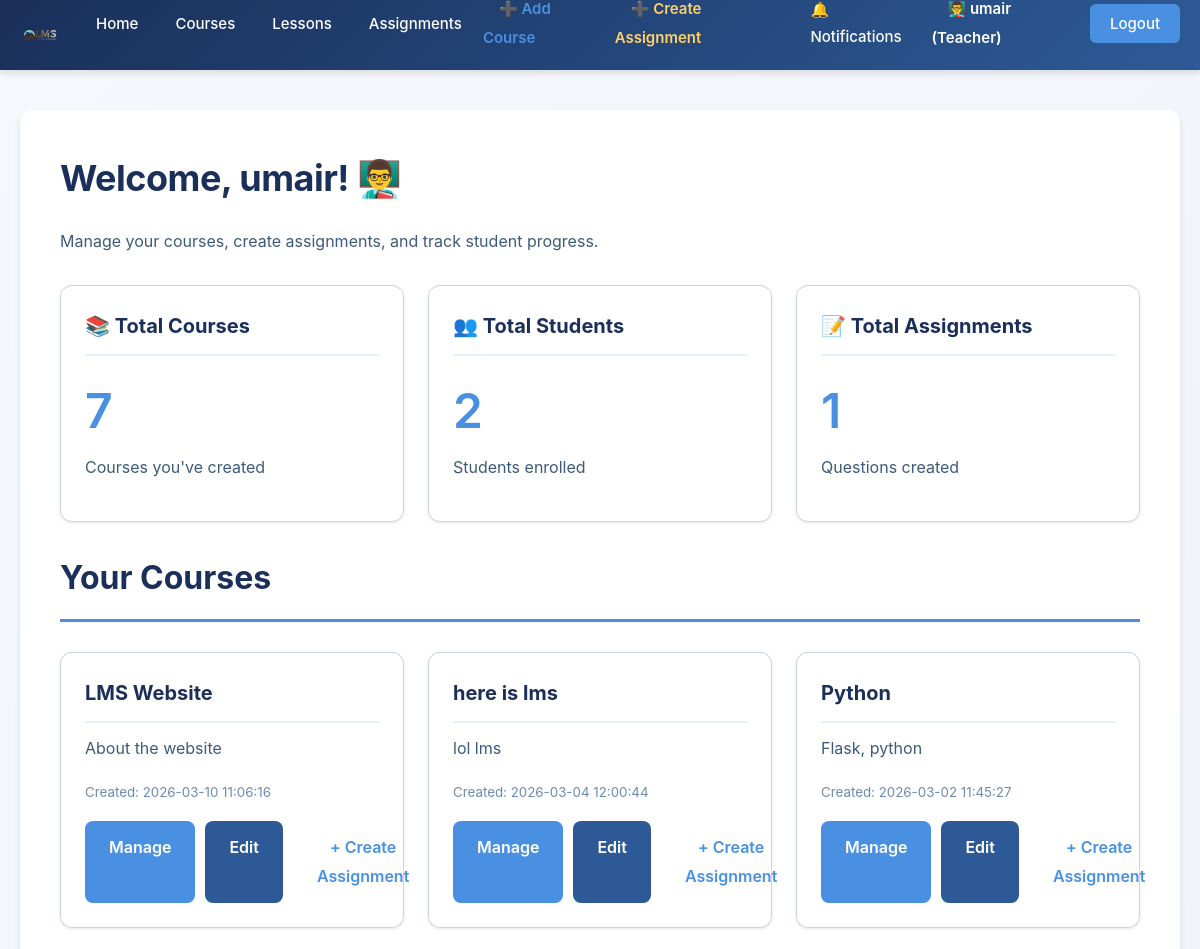
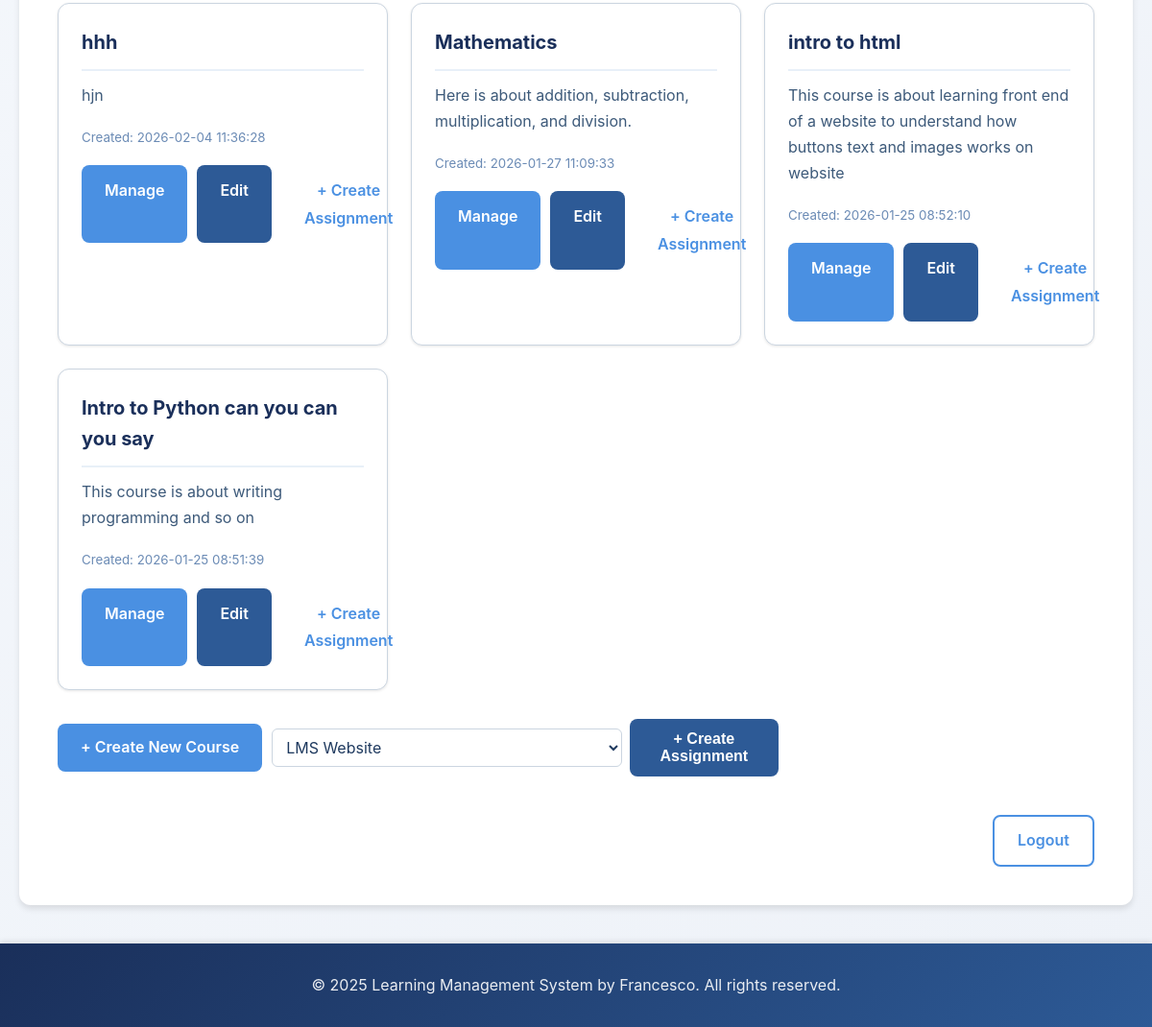
The app's page /teacher_dashboard (signed in) with its own data (2 pictures, top to bottom).
### tables this page shows
CREATE TABLE courses (
            -- Unique identifier for each course
            id INTEGER PRIMARY KEY AUTOINCREMENT,
            -- Unique course ID number
            course_id INTEGER,
            -- Course title (must be unique)
            title TEXT NOT NULL UNIQUE,
            -- Description of what the course covers
            description TEXT,
            -- ID of the teacher who created this course
            teacher_id INTEGER,
            -- Timestamp when course was created
            created_at TIMESTAMP DEFAULT CURRENT_TIMESTAMP, course_type TEXT DEFAULT 'Self-Paced', duration TEXT DEFAULT 'Flexible', level TEXT DEFAULT 'Beginner',
            -- Foreign key linking to the teacher user
            FOREIGN KEY (teacher_id) REFERENCES users(id)
        );

### app.py (the view)
@app.route("/teacher_dashboard")
def teacher_dashboard():
    if 'user_id' not in session:
        return redirect(url_for('login'))
    if session.get('role') != 'teacher':
        return redirect(url_for('home'))
    conn = None
    try:
        conn = get_db_connection()
        cursor = conn.cursor()
        cursor.execute("""
            SELECT id, title, description, created_at
            FROM courses
            WHERE teacher_id = ?
            ORDER BY created_at DESC
        """, (session['user_id'],))
        my_courses = cursor.fetchall()
        cursor.execute("""
            SELECT COUNT(DISTINCT e.student_id) as count
            FROM enrollments e
            JOIN courses c ON e.course_id = c.id
            WHERE c.teacher_id = ?
        """, (session['user_id'],))
        total_students = cursor.fetchone()['count']
        cursor.execute("""
            SELECT COUNT(m.id) as count
            FROM msqs m
            JOIN topics t ON m.topic_id = t.id
            JOIN courses c ON t.course_id = c.id
            WHERE c.teacher_id = ?
        """, (session['user_id'],))
        total_assignments = cursor.fetchone()['count']
        welcome = session.pop('welcome', None)
        return render_template('teacher_dashboard.html',
                             my_courses=my_courses,
                             total_students=total_students,
                             total_assignments=total_assignments,
                             full_name=session.get('full_name'),
                             welcome=welcome)
    except Exception as e:
        return render_template('teacher_dashboard.html', my_courses=[], error='Error loading courses')
    finally:
        if conn:
            conn.close()

### app.py (called while the page is built)
def get_db_connection(db_name="lms.db"):
    conn = sqlite3.connect(db_name)
    conn.row_factory = sqlite3.Row
    return conn

### templates/teacher_dashboard.html (shortened to what this page needs)
{% extends 'base.html' %}
{% block content %}
    <h1>Welcome, {{ full_name }}! 👨‍🏫</h1>
    <p>Manage your courses, create assignments, and track student progress.</p>
    <div class="grid mt-30">
        <div class="card">
            <div class="card-header">📚 Total Courses</div>
            <div class="card-body">
                <h2 style="color: var(--accent-blue); font-size: 48px; margin: 0;">{{ my_courses | length }}</h2>
                <p>Courses you've created</p>
            </div>
        </div>
        <div class="card">
            <div class="card-header">👥 Total Students</div>
            <div class="card-body">
                <h2 style="color: var(--accent-blue); font-size: 48px; margin: 0;">{{ total_students or 0 }}</h2>
                <p>Students enrolled</p>
            </div>
        </div>
        <div class="card">
            <div class="card-header">📝 Total Assignments</div>
            <div class="card-body">
                <h2 style="color: var(--accent-blue); font-size: 48px; margin: 0;">{{ total_assignments or 0 }}</h2>
                <p>Questions created</p>
            </div>
        </div>
    </div>
    <div class="section mt-30">
        <h2 class="section-title">Your Courses</h2>
        {% if my_courses %}
            <div class="grid">
                {% for course in my_courses %}
                    <div class="card">
                        <div class="card-header">{{ course.title }}</div>
                        <div class="card-body">
                            <p>{{ course.description or 'No description available' }}</p>
                            <p class="text-muted"><small>Created: {{ course.created_at or 'Unknown' }}</small></p>
                            <div style="display: flex; gap: 10px; margin-top: 15px;">
                                <a href="{{ url_for('manage_course', course_id=course.id) }}" class="btn btn-primary" style="flex: 1; text-align: center;">Manage</a>
                                <a href="{{ url_for('manage_course', course_id=course.id) }}" class="btn btn-secondary" style="flex: 1; text-align: center;">Edit</a>
                                <a href="{{ url_for('create_assignment', course_id=course.id) }}" class="btn btn-tertiary" style="flex: 1; text-align: center;">+ Create Assignment</a>
                            </div>
                        </div>
                    </div>
                {% endfor %}
            </div>
        {% else %}
            <p class="text-muted">You haven't created any courses yet.</p>
        {% endif %}
        <div id="create-assignment" style="display: flex; gap: 10px; align-items: center; margin-top: 20px;">
            <a href="{{ url_for('create_course') }}" class="btn btn-primary">+ Create New Course</a>
            {% if my_courses %}
                <form id="createAssignmentForm" style="display: flex; gap: 8px; align-items: center;">
                    <select id="assignmentCourseSelect" style="padding: 8px 10px; border-radius:6px; border:1px solid var(--border-color);">
                        {% for course in my_courses %}
                            <option value="{{ course.id }}">{{ course.title }}</option>
                        {% endfor %}
                    </select>
                    <button type="button" id="createAssignmentBtn" class="btn btn-secondary">+ Create Assignment</button>
                </form>
            {% else %}
                <span style="color: var(--medium-text);">Create a course first to add assignments.</span>
            {% endif %}
        </div>
    </div>
    <div style="margin-top: 30px; text-align: right;">
        <a href="{{ url_for('logout') }}" class="btn btn-outline">Logout</a>
    </div>
{% endblock %}

### static/style.css (style rules this page uses)
:root { --primary-navy: #1a2f5a; --primary-blue: #2d5a96; --accent-blue: #4a90e2; --light-blue: #e8f0f8; --dark-text: #1f3a5f; --medium-text: #3d5a7a; --light-text: #6b8bb5; --white: #ffffff; --bg-light: #f5f8fc; --bg-lighter: #eef2f8; --border-color: #cbd5e0; --shadow-sm: 0 1px 3px rgba(0, 0, 0, 0.1); --shadow-md: 0 4px 6px rgba(0, 0, 0, 0.1); --shadow-lg: 0 10px 20px rgba(0, 0, 0, 0.15); --transition: all 0.3s ease; }
* { margin: 0; padding: 0; box-sizing: border-box; }
html, body { height: 100%; }
body { font-family: -apple-system, BlinkMacSystemFont, 'Segoe UI', 'Roboto', 'Oxygen', 'Ubuntu', 'Cantarell', 'Fira Sans', 'Droid Sans', 'Helvetica Neue', sans-serif; background: linear-gradient(135deg, #f5f8fc 0%, #eef2f8 100%); color: var(--dark-text); font-size: 16px; line-height: 1.6; min-height: 100vh; display: flex; flex-direction: column; }
body { display: flex; flex-direction: column; }
h1 { color: var(--primary-navy); font-size: 36px; font-weight: 700; margin-bottom: 20px; letter-spacing: -0.5px; }
h2 { color: var(--primary-blue); font-size: 28px; font-weight: 600; margin-bottom: 16px; margin-top: 24px; }
p { color: var(--medium-text); font-size: 16px; margin-bottom: 16px; line-height: 1.7; }
a { color: var(--accent-blue); text-decoration: none; transition: var(--transition); }
.btn { display: inline-block; padding: 12px 24px; border: none; border-radius: 8px; font-size: 16px; font-weight: 600; cursor: pointer; transition: var(--transition); text-decoration: none; text-align: center; }
.btn-primary { background-color: var(--accent-blue); color: var(--white); }
.btn-secondary { background-color: var(--primary-blue); color: var(--white); }
.btn-outline { background-color: transparent; color: var(--accent-blue); border: 2px solid var(--accent-blue); }
input[type="text"], input[type="email"], input[type="password"], input[type="number"], textarea, select { width: 100%; padding: 12px 16px; border: 2px solid var(--border-color); border-radius: 8px; font-size: 16px; font-family: inherit; color: var(--dark-text); background-color: var(--white); transition: var(--transition); }
.card { background: var(--white); border-radius: 12px; padding: 24px; border: 1px solid var(--border-color); box-shadow: var(--shadow-sm); transition: var(--transition); }
.card-header { color: var(--primary-navy); font-size: 20px; font-weight: 700; margin-bottom: 12px; border-bottom: 2px solid var(--light-blue); padding-bottom: 12px; }
.card-body { color: var(--medium-text); line-height: 1.8; }
.section { margin-bottom: 40px; }
.section-title { color: var(--primary-navy); font-size: 32px; font-weight: 700; margin-bottom: 30px; border-bottom: 3px solid var(--accent-blue); padding-bottom: 15px; }
.grid { display: grid; grid-template-columns: repeat(auto-fit, minmax(300px, 1fr)); gap: 24px; margin-bottom: 30px; }
.text-muted { color: var(--light-text); }
.mt-30 { margin-top: 30px; }

### records on screen
courses: title "LMS Website", description "About the website", created_at "2026-03-10 11:06:16"
courses: title "here is lms", description "lol lms", created_at "2026-03-04 12:00:44"
courses: title "Python", description "Flask, python", created_at "2026-03-02 11:45:27"
courses: title "hhh", description "hjn", created_at "2026-02-04 11:36:28"
courses: title "Mathematics", description "Here is about addition, subtraction, multiplication, and division.", created_at "2026-01-27 11:09:33"
courses: title "intro to html", description "This course is about learning front end of a website to understand how buttons text and images works on website", created_at "2026-01-25 08:52:10"
courses: title "Intro to Python can you can you say", description "This course is about writing programming and so on", created_at "2026-01-25 08:51:39"

### other values on screen
{{ session.get('full_name') }} "umair"
{{ full_name }} "umair"
{{ my_courses | length }} "7"
{{ total_students or 0 }} "2"
{{ total_assignments or 0 }} "1"
form field value "LMS Website"
